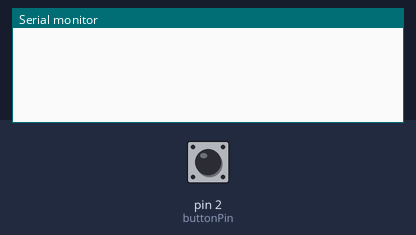
Simulated run of this sketch. Board: Arduino Uno, built with avr-gcc and run on an emulated ATmega328P. Parts: the last lines printed to the serial monitor. The test bench sets the inputs (shaded band); at power-on: pin 2 (buttonPin) HIGH.

Above: at 1.2 s.
1.3 s: pin 2 (buttonPin) pulled LOW for 0.15 s
At 2.4 s:
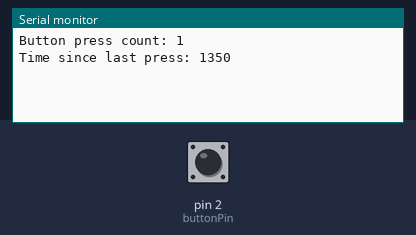
2.9 s: pin 2 (buttonPin) pulled LOW for 1 s
At 3.6 s:
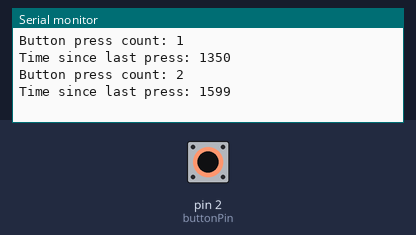
5.4 s: pin 2 (buttonPin) pulled LOW for 0.15 s
At 6.8 s:
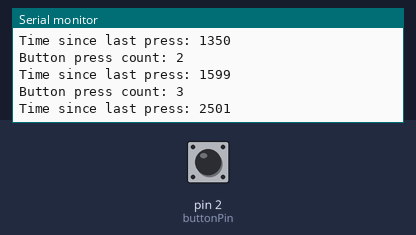

Measured:
- after the input at 1.3 s, the serial monitor: prints a new line after 0.05 s (image 1)
- after the input at 2.9 s, the serial monitor: prints a new line after 0.05 s (image 2)
- after the input at 5.4 s, the serial monitor: prints a new line after 0.05 s (image 3)

The sketch:

Test_01_Button_Press_Count_Time.ino
```cpp
const int buttonPin = 2;        // Define the pin for the button
int buttonState = LOW;          // Define a variable to store the button state
int lastButtonState = LOW;      // Define a variable to store the previous button state
int buttonCount = 0;            // Define a variable to count the button presses
unsigned long debounceDelay = 50;    // the debounce time; increase if the output flickers
unsigned long lastDebounceTime = 0;  // the last time the output pin was toggled
unsigned long lastPressTime = 0;  // the last time the button was pressed
unsigned long pressDuration = 0;  // duration between button presses

void setup() {
  pinMode(buttonPin, INPUT_PULLUP); // Enable internal pull-up resistor
  Serial.begin(9600);
}

void loop() {
  // Read the state of the button
  int reading = digitalRead(buttonPin);

  // Check if the button state has changed
  if (reading != lastButtonState) {
    // Update the debounce timer
    lastDebounceTime = millis();
  }

  // Check if enough time has passed since the last change
  if ((millis() - lastDebounceTime) > debounceDelay) {
    // If the button state has changed, update buttonState
    if (reading != buttonState) {
      buttonState = reading;

      // If the button is pressed (LOW), increment the button count
      if (buttonState == LOW) {
        buttonCount++;
        // Calculate duration since last press
        pressDuration = millis() - lastPressTime;
        lastPressTime = millis();
        Serial.print("Button press count: ");
        Serial.println(buttonCount);
        Serial.print("Time since last press: ");
        Serial.println(pressDuration);
      }
    }
  }

  // Update lastButtonState
  lastButtonState = reading;
}
```
